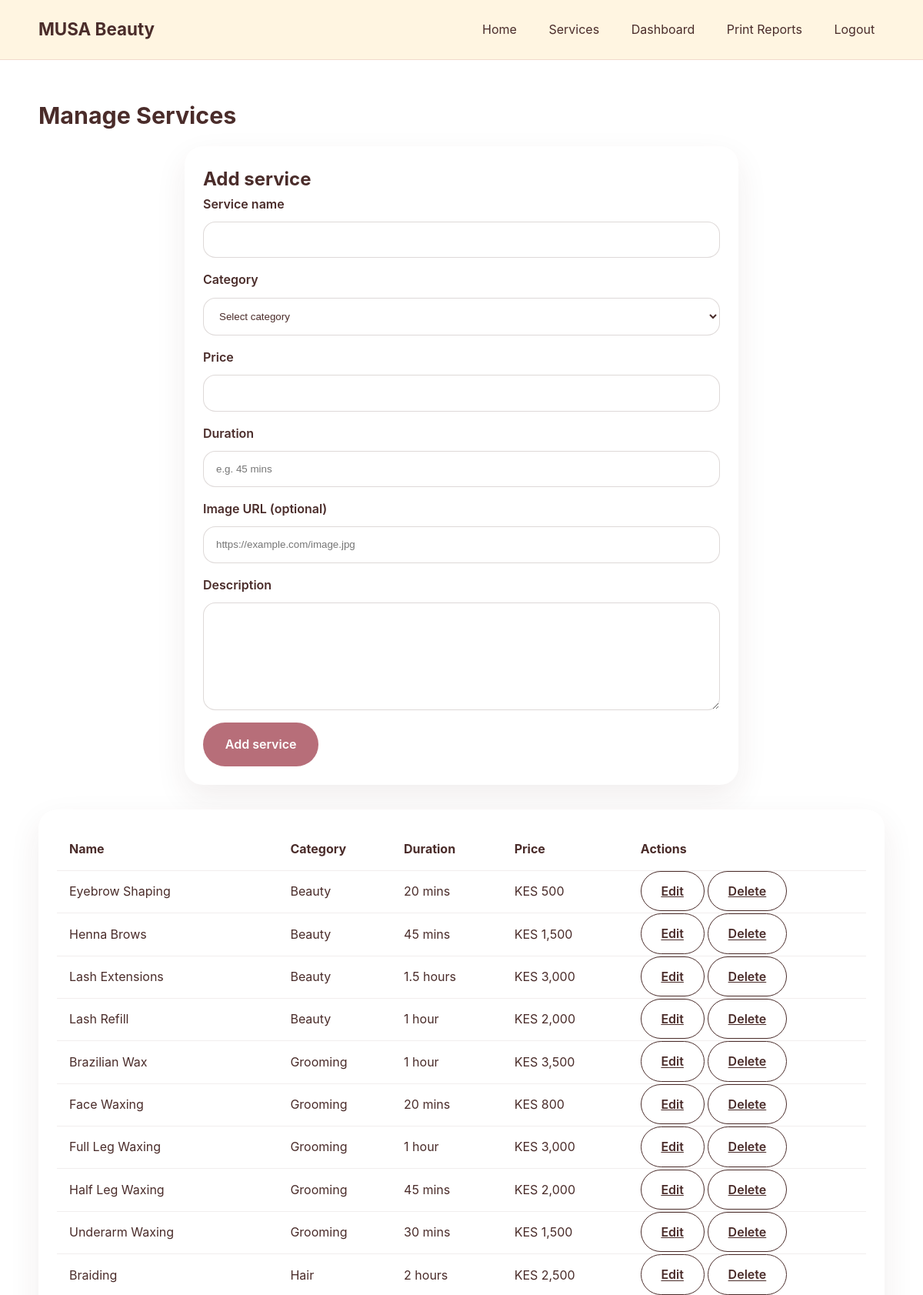
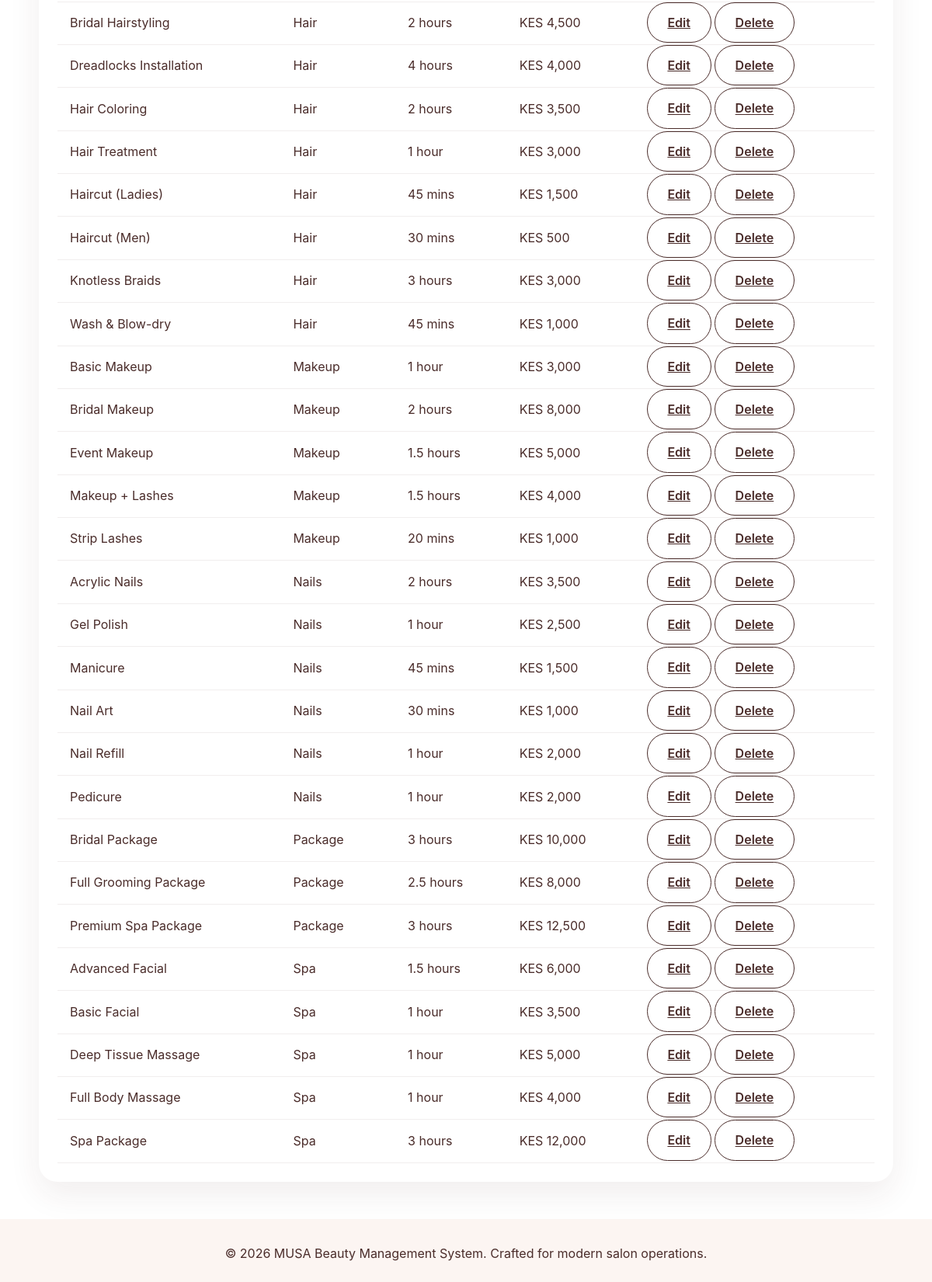
The app's page /admin/manage_services.php (signed in) with its own data (2 pictures, top to bottom).
### tables this page shows
CREATE TABLE IF NOT EXISTS services (
  id INT AUTO_INCREMENT PRIMARY KEY,
  name VARCHAR(150) NOT NULL,
  category VARCHAR(100) NOT NULL,
  price INT NOT NULL DEFAULT 0,
  duration VARCHAR(100) NOT NULL,
  description TEXT NOT NULL,
  image VARCHAR(255) DEFAULT NULL
);

### config/db.php (called while the page is built, shortened)
<?php
$host = getenv('DB_HOST') ?: '127.0.0.1';
$port = getenv('DB_PORT') ?: '3306';
$dbname = getenv('DB_NAME') ?: 'musa_beauty';
$user = getenv('DB_USER') ?: 'musa_user';
$pass = getenv('DB_PASS') ?: 'musa_pass';
$dsn = "mysql:host=$host;port=$port;dbname=$dbname;charset=utf8mb4";
$options = [
    PDO::ATTR_ERRMODE => PDO::ERRMODE_EXCEPTION,
    PDO::ATTR_DEFAULT_FETCH_MODE => PDO::FETCH_ASSOC,
];
function connectDatabase() {
    global $dsn, $dsnSocket, $user, $pass, $options;
    $attempts = 3;
    $delay = 1;
    $lastError = null;
    for ($i = 0; $i < $attempts; $i++) {
        try {
            return new PDO($dsn, $user, $pass, $options);
        } catch (PDOException $e) {
            $lastError = $e;
            if ($i < $attempts - 1) {
                usleep($delay * 1000000);
                $delay *= 2;
            }
        }
    }
    $errorMsg = "Database connection failed.\n\n";
    $errorMsg .= "Error: " . ($lastError ? $lastError->getMessage() : 'Unknown error') . "\n\n";
    $errorMsg .= "Please ensure:\n";
    $errorMsg .= "1. MySQL is running (check XAMPP Control Panel or run 'mysqld --standalone')\n";
    $errorMsg .= "2. Database credentials are correct in .env file:\n";
    $errorMsg .= "   DB_HOST=" . getenv('DB_HOST') . "\n";
    $errorMsg .= "   DB_PORT=" . getenv('DB_PORT') . "\n";
    $errorMsg .= "   DB_NAME=" . getenv('DB_NAME') . "\n";
    $errorMsg .= "   DB_USER=" . getenv('DB_USER') . "\n";
    $errorMsg .= "3. Database exists and user has permissions\n\n";
    $errorMsg .= "Run: npm run start:mysql (if available)\n";
    die($errorMsg);
}
function ensureDefaultAccounts(PDO $pdo) {
    $defaultUsers = [
        [
            'name' => 'Salon Admin',
            'email' => 'admin@example.com',
            'phone' => '+254700000000',
            'password' => 'admin123',
            'role' => 'admin',
            'specialization' => null,
        ],
        [
            'name' => 'Mia Stylists',
            'email' => 'mia@beauty.com',
            'phone' => '+254700000001',
            'password' => 'stylist123',
            'role' => 'stylist',
            'specialization' => 'Hair styling and color',
        ],
    ];
    foreach ($defaultUsers as $defaultUser) {
        $stmt = $pdo->prepare('SELECT * FROM users WHERE email = :email LIMIT 1');
        $stmt->execute([':email' => $defaultUser['email']]);
        $existingUser = $stmt->fetch();
        if ($existingUser) {
            $updateFields = [];
            $updateParams = [':id' => $existingUser['id']];
            if ($existingUser['phone'] !== $defaultUser['phone']) {
                $updateFields[] = 'phone = :phone';
                $updateParams[':phone'] = $defaultUser['phone'];
            }
            if (!empty($updateFields)) {
                $pdo->prepare('UPDATE users SET ' . implode(', ', $updateFields) . ' WHERE id = :id')
                    ->execute($updateParams);
            }
        }
    }
}
$pdo = connectDatabase();
ensureDefaultAccounts($pdo);

### includes/auth.php (called while the page is built, shortened)
<?php
require_once __DIR__ . '/../config/db.php';

### includes/service_functions.php (called while the page is built, shortened)
<?php
function fetchServices($pdo, $category = null) {
    $stmt = $pdo->query('SELECT * FROM services ORDER BY category, name');
    return $stmt->fetchAll();
}

### admin/manage_services.php (the view, shortened to what this page needs)
<?php
require_once __DIR__ . '/../includes/auth.php';
require_once __DIR__ . '/../includes/service_functions.php';
$services = fetchServices($pdo);
$editService = null;
?>
<?php include __DIR__ . '/../includes/header.php'; ?>
<section class="section section-light">
    <div class="container">
        <h1 class="section-title">Manage Services</h1>
        <div class="card form-card">
            <h2><?php echo $editService ? 'Edit service' : 'Add service'; ?></h2>
            <form method="post">
                <div class="form-group">
                    <label for="name">Service name</label>
                    <input type="text" id="name" name="name" value="<?php echo $editService ? htmlspecialchars($editService['name']) : ''; ?>" required>
                </div>
                <div class="form-group">
                    <label for="category">Category</label>
                    <select id="category" name="category" required>
                        <option value="">Select category</option>
                    </select>
                </div>
                <div class="form-group">
                    <label for="price">Price</label>
                    <input type="number" id="price" name="price" value="<?php echo $editService ? htmlspecialchars($editService['price']) : ''; ?>" required>
                </div>
                <div class="form-group">
                    <label for="duration">Duration</label>
                    <input type="text" id="duration" name="duration" value="<?php echo $editService ? htmlspecialchars($editService['duration']) : ''; ?>" placeholder="e.g. 45 mins" required>
                </div>
                <div class="form-group">
                    <label for="image">Image URL (optional)</label>
                    <input type="text" id="image" name="image" value="<?php echo $editService ? htmlspecialchars($editService['image']) : ''; ?>" placeholder="https://example.com/image.jpg">
                </div>
                <div class="form-group">
                    <label for="description">Description</label>
                    <textarea id="description" name="description" required><?php echo $editService ? htmlspecialchars($editService['description']) : ''; ?></textarea>
                </div>
                <button type="submit" class="primary-btn"><?php echo $editService ? 'Update service' : 'Add service'; ?></button>
            </form>
        </div>
        <div class="card table-card" style="margin-top:2rem;">
            <div class="table-wrapper">
                <table class="table">
                    <thead>
                        <tr><th>Name</th><th>Category</th><th>Duration</th><th>Price</th><th>Actions</th></tr>
                    </thead>
                    <tbody>
                        <?php foreach ($services as $service): ?>
                            <tr>
                                <td><?php echo htmlspecialchars($service['name']); ?></td>
                                <td><?php echo htmlspecialchars($service['category']); ?></td>
                                <td><?php echo htmlspecialchars($service['duration']); ?></td>
                                <td>KES <?php echo number_format($service['price']); ?></td>
                                <td>
                                    <a href="/admin/manage_services.php?edit=<?php echo $service['id']; ?>" class="secondary-btn">Edit</a>
                                    <a href="/admin/manage_services.php?delete=<?php echo $service['id']; ?>" class="secondary-btn">Delete</a>
                                </td>
                            </tr>
                        <?php endforeach; ?>
                    </tbody>
                </table>
            </div>
        </div>
    </div>
</section>
<?php include __DIR__ . '/../includes/footer.php'; ?>

### includes/header.php (shortened to what this page needs)
<?php
$user = isset($_SESSION['user']) ? $_SESSION['user'] : null;
$currentPath = basename($_SERVER['PHP_SELF']);
?>
<!DOCTYPE html>
<html lang="en">
<head>
    <link rel="stylesheet" href="/assets/css/style.css">
</head>
<body>
    <header class="site-header">
        <div class="container header-inner">
            <a class="brand" href="/index.php">MUSA Beauty</a>
            <nav class="site-nav" id="siteNav">
                <a href="/index.php" class="<?php echo $currentPath === 'index.php' ? 'active' : ''; ?>">Home</a>
                <a href="/services.php" class="<?php echo $currentPath === 'services.php' ? 'active' : ''; ?>">Services</a>
                <?php if ($user): ?>
                    <?php if ($user['role'] === 'admin'): ?>
                        <a href="/admin/dashboard.php">Dashboard</a>
                        <a href="/admin/reports.php?print=1">Print Reports</a>
                    <?php elseif ($user['role'] === 'stylist'): ?>
                        <a href="/stylist/dashboard.php">Dashboard</a>
                    <?php else: ?>
                        <a href="/client/dashboard.php">Dashboard</a>
                    <?php endif; ?>
                    <a href="/logout.php">Logout</a>
                <?php else: ?>
                    <a href="/login.php" class="<?php echo $currentPath === 'login.php' ? 'active' : ''; ?>">Login</a>
                    <a href="/register.php" class="<?php echo $currentPath === 'register.php' ? 'active' : ''; ?>">Register</a>
                <?php endif; ?>
            </nav>
        </div>
    </header>
    <main class="main-content">

### includes/footer.php (shortened to what this page needs)
    </main>
    <footer class="site-footer">
        <div class="container footer-inner">
            <p>&copy; <?php echo date('Y'); ?> MUSA Beauty Management System. Crafted for modern salon operations.</p>
        </div>
    </footer>
</body>
</html>

### assets/css/style.css (style rules this page uses)
:root { --soft-pink: #F8BBD0; --cream: #FFF5E1; --rose-gold: #B76E79; --deep-plum: #4A2C2A; --gold: #D4AF37; --white: #ffffff; --bg: #fcf5f2; --shadow: 0 16px 40px rgba(75, 44, 42, 0.08); }
* { box-sizing: border-box; margin: 0; padding: 0; }
body { font-family: 'Inter', system-ui, sans-serif; color: var(--deep-plum); background: var(--bg); line-height: 1.6; }
.container { width: min(1100px, calc(100% - 2rem)); margin: 0 auto; }
.site-header { background: rgba(255, 245, 225, 0.96); border-bottom: 1px solid rgba(183, 110, 121, 0.2); position: sticky; top: 0; z-index: 100; }
.header-inner { display: flex; align-items: center; justify-content: space-between; gap: 1rem; padding: 1rem 0; }
.brand { color: var(--deep-plum); font-size: 1.4rem; font-weight: 700; text-decoration: none; }
.site-nav { display: flex; flex-wrap: wrap; gap: 1rem; align-items: center; }
.site-nav a { color: var(--deep-plum); text-decoration: none; padding: 0.6rem 0.8rem; border-radius: 999px; transition: background 0.2s ease; }
.primary-btn, .secondary-btn { border: none; border-radius: 999px; cursor: pointer; font-weight: 600; transition: transform 0.2s ease, box-shadow 0.2s ease; }
.primary-btn { background: var(--rose-gold); color: #fff; padding: 1rem 1.8rem; }
.secondary-btn { background: transparent; color: var(--deep-plum); border: 1px solid var(--deep-plum); padding: 0.95rem 1.6rem; }
.card-grid, .table-card, .info-grid { display: grid; gap: 1.5rem; }
.card, .table-card, .review-card, .report-card { background: #fff; border-radius: 24px; box-shadow: var(--shadow); padding: 1.5rem; }
.section-title { margin-bottom: 1rem; font-size: 1.9rem; }
.section { padding: 3rem 0; }
.section-light { background: #fff; }
.form-card { max-width: 720px; margin: 0 auto; }
.form-group { display: grid; gap: 0.6rem; margin-bottom: 1rem; }
.form-group label { font-weight: 600; }
.form-group input, .form-group select, .form-group textarea { width: 100%; border: 1px solid rgba(74, 44, 42, 0.18); border-radius: 16px; padding: 0.95rem 1rem; background: #fff; color: var(--deep-plum); }
.form-group textarea { min-height: 140px; resize: vertical; }
.table-wrapper { overflow-x: auto; }
.table { width: 100%; border-collapse: collapse; }
.table th, .table td { padding: 0.9rem 1rem; text-align: left; border-bottom: 1px solid rgba(74, 44, 42, 0.08); }
.table th { color: var(--deep-plum); font-weight: 700; }
footer.site-footer { padding: 2rem 0; text-align: center; }
input[type="submit"], button { font: inherit; }

### records on screen
services: name "Eyebrow Shaping", category "Beauty", duration "20 mins", price "500"
services: name "Henna Brows", category "Beauty", duration "45 mins", price "1,500"
services: name "Lash Extensions", category "Beauty", duration "1.5 hours", price "3,000"
services: name "Lash Refill", category "Beauty", duration "1 hour", price "2,000"
services: name "Brazilian Wax", category "Grooming", duration "1 hour", price "3,500"
services: name "Face Waxing", category "Grooming", duration "20 mins", price "800"
services: name "Full Leg Waxing", category "Grooming", duration "1 hour", price "3,000"
services: name "Half Leg Waxing", category "Grooming", duration "45 mins", price "2,000"
services: name "Underarm Waxing", category "Grooming", duration "30 mins", price "1,500"
services: name "Braiding", category "Hair", duration "2 hours", price "2,500"
services: name "Bridal Hairstyling", category "Hair", duration "2 hours", price "4,500"
services: name "Dreadlocks Installation", category "Hair", duration "4 hours", price "4,000"
services: name "Hair Coloring", category "Hair", duration "2 hours", price "3,500"
services: name "Hair Treatment", category "Hair", duration "1 hour", price "3,000"
services: name "Haircut (Ladies)", category "Hair", duration "45 mins", price "1,500"
services: name "Haircut (Men)", category "Hair", duration "30 mins", price "500"
services: name "Knotless Braids", category "Hair", duration "3 hours", price "3,000"
services: name "Wash & Blow-dry", category "Hair", duration "45 mins", price "1,000"
services: name "Basic Makeup", category "Makeup", duration "1 hour", price "3,000"
services: name "Bridal Makeup", category "Makeup", duration "2 hours", price "8,000"
services: name "Event Makeup", category "Makeup", duration "1.5 hours", price "5,000"
services: name "Makeup + Lashes", category "Makeup", duration "1.5 hours", price "4,000"
services: name "Strip Lashes", category "Makeup", duration "20 mins", price "1,000"
services: name "Acrylic Nails", category "Nails", duration "2 hours", price "3,500"
services: name "Gel Polish", category "Nails", duration "1 hour", price "2,500"
services: name "Manicure", category "Nails", duration "45 mins", price "1,500"
services: name "Nail Art", category "Nails", duration "30 mins", price "1,000"
services: name "Nail Refill", category "Nails", duration "1 hour", price "2,000"
services: name "Pedicure", category "Nails", duration "1 hour", price "2,000"
services: name "Bridal Package", category "Package", duration "3 hours", price "10,000"
services: name "Full Grooming Package", category "Package", duration "2.5 hours", price "8,000"
services: name "Premium Spa Package", category "Package", duration "3 hours", price "12,500"
services: name "Advanced Facial", category "Spa", duration "1.5 hours", price "6,000"
services: name "Basic Facial", category "Spa", duration "1 hour", price "3,500"
services: name "Deep Tissue Massage", category "Spa", duration "1 hour", price "5,000"
services: name "Full Body Massage", category "Spa", duration "1 hour", price "4,000"
services: name "Spa Package", category "Spa", duration "3 hours", price "12,000"
